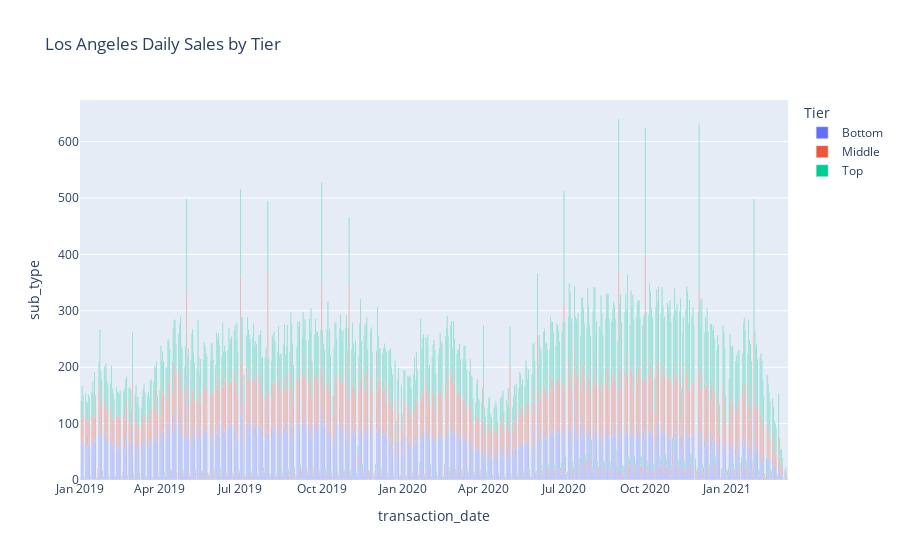

The code cell stored with this chart in its notebook:
### Code cell
sf_tier_chart = px.bar(sales_count_by_tier[sales_count_by_tier.County =='San Francisco'], x='transaction_date', y='sub_type', color='Tier', title='San Francisco Daily Sales by Tier')
la_tier_chart.show()

### Figure 1 — Plotly figure (JSON) as saved in the notebook; plotly's stock layout.template omitted (floating-point values rounded to 4 significant figures; data arrays with more than 128 entries replaced by an {"elided": "..."} marker saying what was removed)
{"data": [{"alignmentgroup": "True", "hovertemplate": "Tier=Bottom<br>transaction_date=%{x}<br>sub_type=%{y}<extra></extra>", "legendgroup": "Bottom", "marker": {"color": "#636efa"}, "name": "Bottom", "offsetgroup": "Bottom", "orientation": "v", "showlegend": true, "textposition": "auto", "type": "bar", "x": {"elided": "800 str values"}, "xaxis": "x", "y": {"elided": "800 int values"}, "yaxis": "y"}, {"alignmentgroup": "True", "hovertemplate": "Tier=Middle<br>transaction_date=%{x}<br>sub_type=%{y}<extra></extra>", "legendgroup": "Middle", "marker": {"color": "#EF553B"}, "name": "Middle", "offsetgroup": "Middle", "orientation": "v", "showlegend": true, "textposition": "auto", "type": "bar", "x": {"elided": "800 str values"}, "xaxis": "x", "y": {"elided": "800 int values"}, "yaxis": "y"}, {"alignmentgroup": "True", "hovertemplate": "Tier=Top<br>transaction_date=%{x}<br>sub_type=%{y}<extra></extra>", "legendgroup": "Top", "marker": {"color": "#00cc96"}, "name": "Top", "offsetgroup": "Top", "orientation": "v", "showlegend": true, "textposition": "auto", "type": "bar", "x": {"elided": "800 str values"}, "xaxis": "x", "y": {"elided": "800 int values"}, "yaxis": "y"}], "layout": {"barmode": "relative", "legend": {"title": {"text": "Tier"}, "tracegroupgap": 0}, "title": {"text": "Los Angeles Daily Sales by Tier"}, "xaxis": {"anchor": "y", "domain": [0, 1], "title": {"text": "transaction_date"}}, "yaxis": {"anchor": "x", "domain": [0, 1], "title": {"text": "sub_type"}}}}
